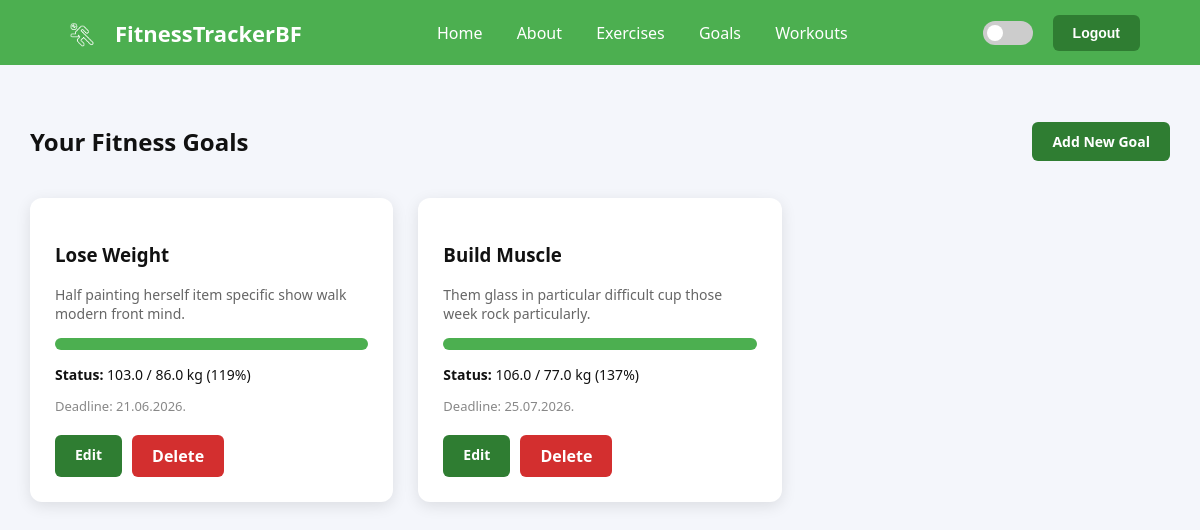
Screenshot of /goals/ (signed in) with the database file from the repository.
### tracker/models.py (models this page shows, shortened)
class FitnessGoal(models.Model):
    user = models.ForeignKey(User, on_delete=models.CASCADE)
    title = models.CharField(max_length=100)
    description = models.TextField()
    target_weight = models.FloatField()
    current_weight = models.FloatField()
    deadline = models.DateField()
    def progress(self):
        if self.target_weight == 0:
            return 0
        return int((self.current_weight / self.target_weight) * 100)

### tracker/views.py (the view)
# urls.py: path("goals/", GoalList.as_view(), name="goals"),
class GoalList(LoginRequiredMixin, ListView):
    model = FitnessGoal
    template_name = "goal_list.html"
    def get_queryset(self):
        return FitnessGoal.objects.filter(user=self.request.user)

### tracker/templates/goal_list.html
{% extends 'base.html' %}
{% block content %}
<div style="display: flex; justify-content: space-between; align-items: center; margin-bottom: 20px;">
    <h2>Your Fitness Goals</h2>
    <a href="{% url 'goal_add' %}" class="btn">Add New Goal</a>
</div>
<div class="card-grid">
    {% for g in object_list %}
    <div class="card">
        <h3>{{ g.title }}</h3>
        <p style="font-size: 14px; color: #666; margin-bottom: 15px;">{{ g.description }}</p>
        <div class="progress-container">
            <div class="progress-bar" style="width:{{ g.progress }}%"></div>
        </div>
        <p style="font-size: 14px; margin: 10px 0;">
            <strong>Status:</strong> {{ g.current_weight }} / {{ g.target_weight }} kg ({{ g.progress }}%)
        </p>
        <p style="font-size: 13px; color: #888;">Deadline: {{ g.deadline|date:"d.m.Y." }}</p>
        <div style="margin-top: 20px; display: flex; gap: 10px;">
            <a href="{% url 'goal_edit' g.id %}" class="btn">Edit</a>
            <a href="{% url 'goal_delete' g.id %}" class="btn-delete">Delete</a>
        </div>
    </div>
    {% empty %}
    <div class="card" style="grid-column: 1 / -1; text-align: center; padding: 40px;">
        <p>You haven't set any goals yet.</p>
        <a href="{% url 'goal_add' %}" class="btn" style="margin-top: 10px;">Create Your First Goal</a>
    </div>
    {% endfor %}
</div>
{% endblock %}

### static/style.css (style rules this page uses)
:root { --bg: #f4f6fb; --card: #ffffff; --text: #111; --accent: #4CAF50; --btn-green: #2f7d32; --btn-green-hover: #1b5e20; }
* { box-sizing: border-box; }
body { background: var(--bg); color: var(--text); font-family: 'Segoe UI', Tahoma, Geneva, Verdana, sans-serif; margin: 0; padding: 0; transition: background 0.3s ease, color 0.3s ease; min-height: 100vh; }
.btn, .btn-logout, .btn-primary, .auth-card button[type="submit"], .btn-add { padding: 10px 20px; background: var(--btn-green) !important; color: white !important; border: none; border-radius: 6px; text-decoration: none !important; font-weight: 600; cursor: pointer; font-size: 14px; display: inline-block; transition: background 0.2s; }
.btn-delete { background: #d32f2f; color: white !important; padding: 10px 20px; border-radius: 6px; text-decoration: none !important; font-weight: 600; display: inline-block; }
.card-grid { display: grid; grid-template-columns: repeat(auto-fill, minmax(300px, 1fr)); gap: 25px; margin-top: 20px; }
.card { background: var(--card); padding: 25px; border-radius: 12px; box-shadow: 0 4px 15px rgba(0,0,0,0.1); transition: transform 0.2s, box-shadow 0.2s; color: var(--text); }
.progress-container { background: #e0e0e0; border-radius: 10px; height: 12px; width: 100%; margin: 15px 0; overflow: hidden; }
.progress-bar { background: var(--accent); height: 100%; transition: width 0.5s ease-in-out; }

### rows the page displays
FitnessGoal: title "Lose Weight", description "Half painting herself item specific show walk modern front mind.", current_weight "103.0", target_weight "86.0", progress "119", deadline "21.06.2026."
FitnessGoal: title "Build Muscle", description "Them glass in particular difficult cup those week rock particularly.", current_weight "106.0", target_weight "77.0", progress "137", deadline "25.07.2026."
